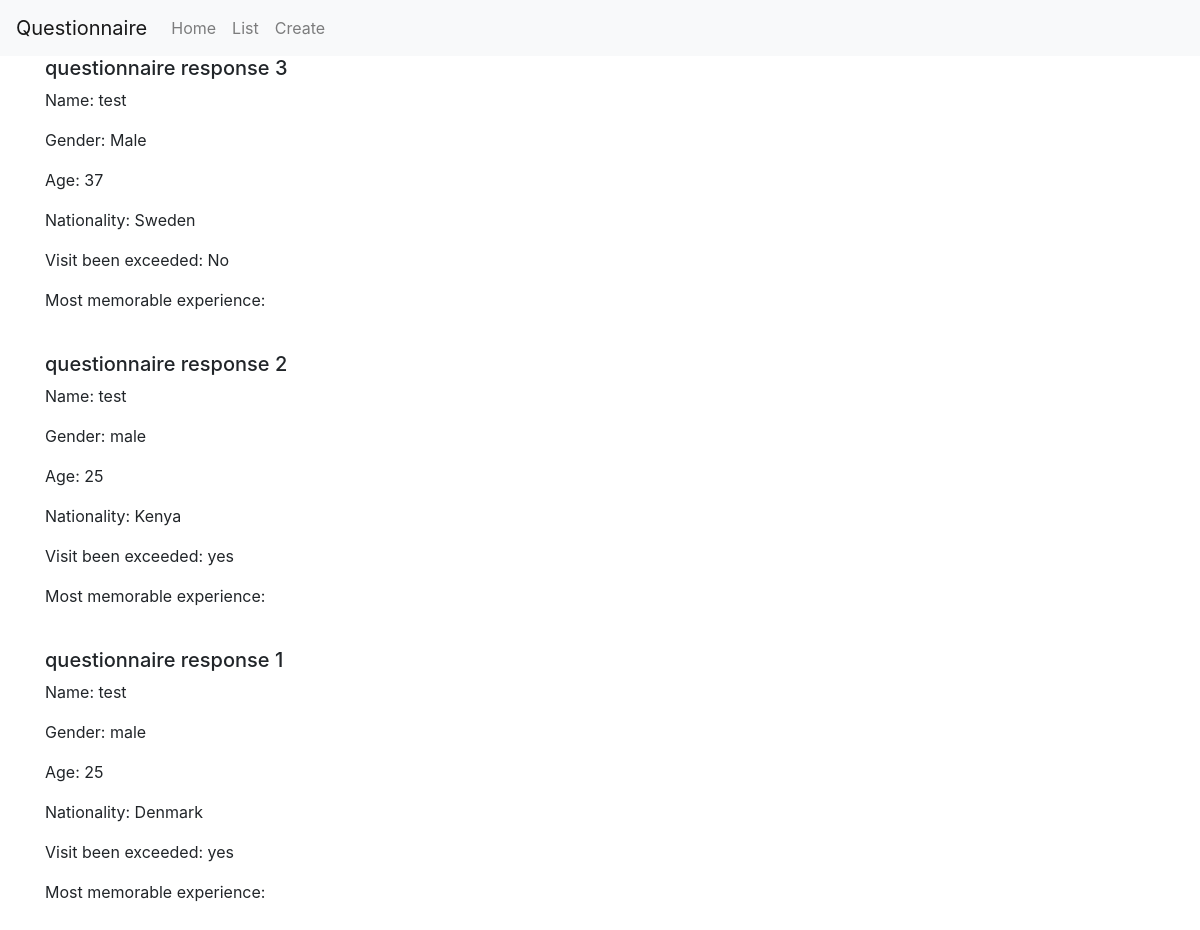
/listview/, run on an earlier commit of the app's database.
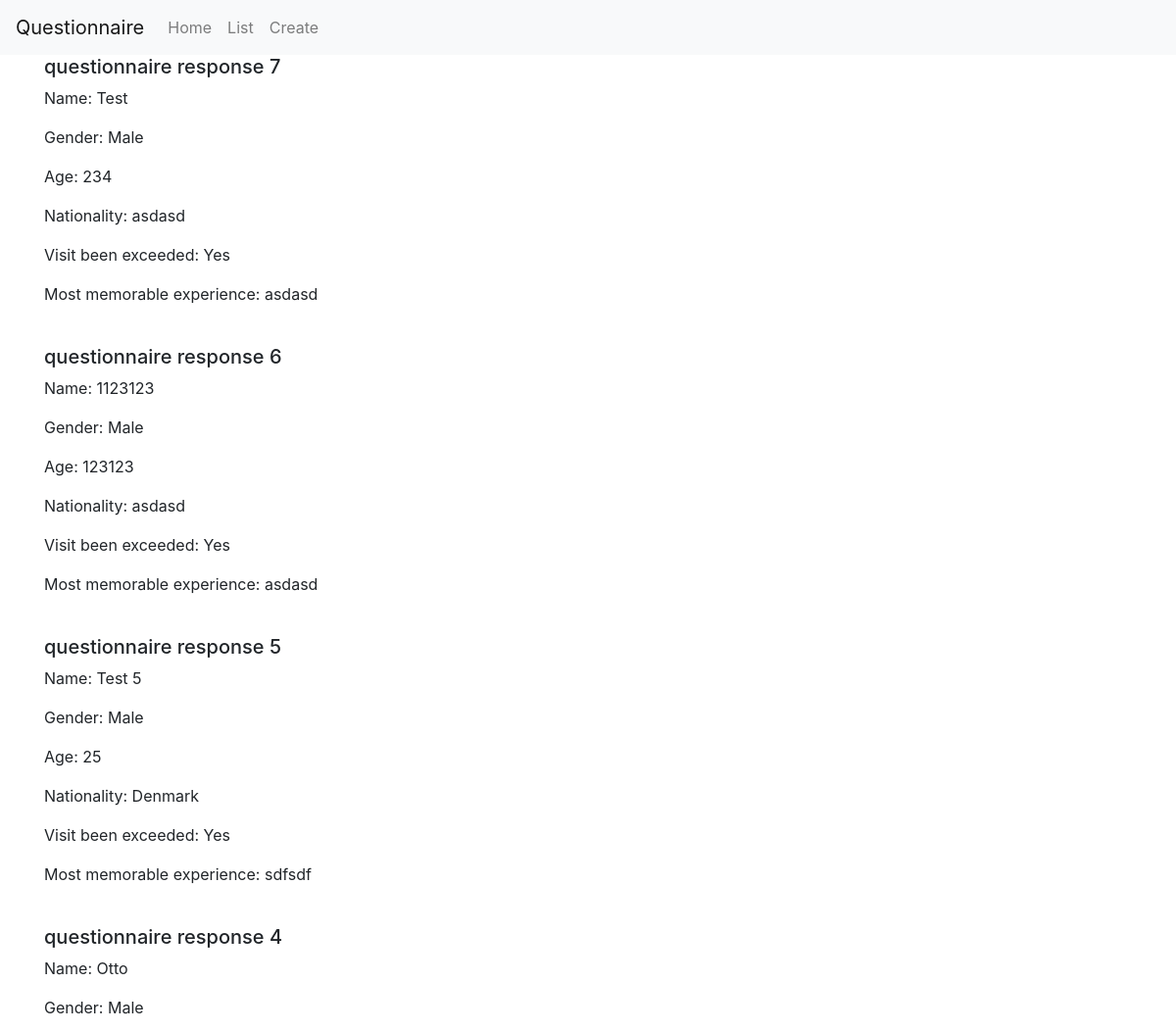
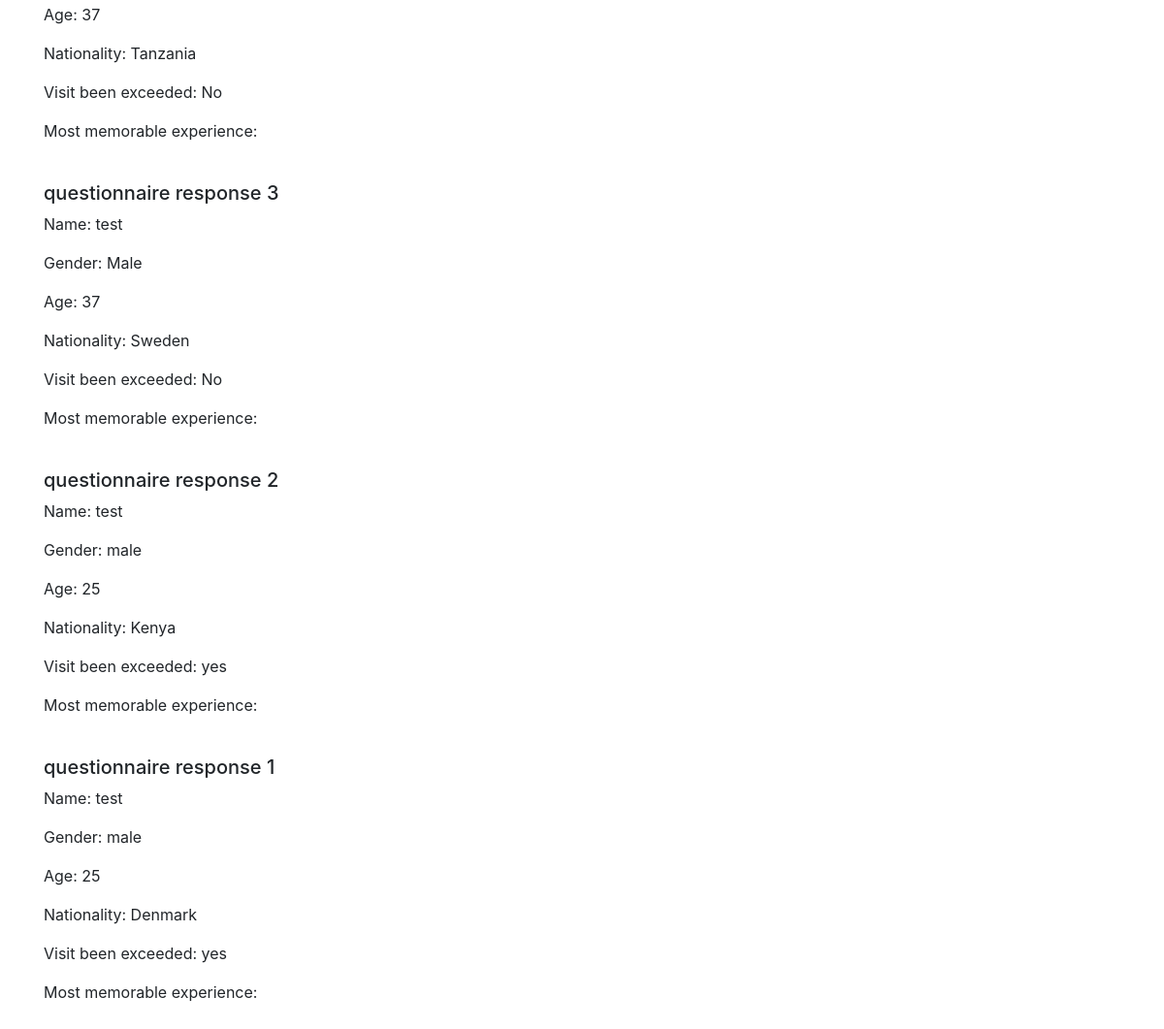
And on a later commit of the database (2 pictures, top to bottom).
### questionnaire/models.py (models this page shows, shortened)
class QuestionnaireResponse(models.Model):
    name = models.CharField(max_length=50)
    gender = models.CharField(max_length=10,choices=gender_choices,default="Male")
    age = models.IntegerField()
    nationality = models.CharField(max_length=50)
    question_1 = models.CharField("Has your trip exceeded your expectations?",max_length=5,choices=question_choices,blank=False,default="")
    question_2 = models.TextField("What was the most memorable moment with us?", max_length=200,blank=True)
    question_3 = models.CharField("Where can we improve?",max_length=20, choices=improve_choices, blank=True,default="")
    question_3_subquestion_1 = models.CharField("Welcome improvements",max_length=50,choices=welcome_choices, blank=True, default="")
    question_3_subquestion_2 = models.CharField("Room improvements",max_length=50,choices=room_choices, blank=True, )
    question_3_subquestion_3 = models.CharField("Food improvements",max_length=50,choices=food_choices, blank=True)
    question_3_subquestion_4 = models.CharField("Guiding improvements",max_length=50,choices=guiding_choices, blank=True)
    date_published = models.DateTimeField(default=timezone.now)

### questionnaire/views.py (the view)
# urls.py: path("listview/",QuestionnaireListView.as_view(),name="questionnaire-list"),
class QuestionnaireListView(ListView):
    model = QuestionnaireResponse
    context_object_name = "questionnaire"
    template_name = "questionnaire/list_view.html"
    ordering = ["-date_published"]

### questionnaire/templates/questionnaire/list_view.html
{% extends "questionnaire/base.html" %}
{% block content %}
    {% for question in questionnaire %}
        <div class="media mb-4">
            <div class="media-body">
              <h5 class="mt-0">questionnaire response {{ question.pk }}</h5>
              <p>Name: {{ question.name }}</p>
              <p>Gender: {{ question.gender }}</p>
              <p>Age: {{ question.age }}</p>
              <p>Nationality: {{ question.nationality }}</p>
              <p>Visit been exceeded: {{ question.question_1 }}</p>
              <p>Most memorable experience: {{ question.question_2 }}</p>
            </div>
          </div>
    {% endfor %}
{% endblock content %}

### questionnaire/templates/questionnaire/base.html (shortened to what this page needs)
<!DOCTYPE html>
<html lang="en">
<head>
    <link rel="stylesheet" href="https://stackpath.bootstrapcdn.com/bootstrap/4.3.1/css/bootstrap.min.css">
</head>
<body>
    <nav class="navbar navbar-expand-lg navbar-light bg-light">
        <a class="navbar-brand" href="{% url 'home' %}">Questionnaire</a>
        <div class="collapse navbar-collapse" id="navbarSupportedContent">
            <ul class="navbar-nav mr-auto">
                <li class="nav-item">
                    <a class="nav-link" href="{% url 'home' %}">Home <span class="sr-only">(current)</span></a>
                </li>
                <li class="nav-item">
                    <a class="nav-link" href="{% url 'questionnaire-list' %}">List</a>
                </li>
                <li class="nav-item">
                    <a class="nav-link" href="{% url 'questionnaire-create' %}">Create</a>
                </li>
        </div>
    </nav>
    <div class="container">
        {% block content %}{% endblock %}
    </div>
</body>
</html>

What changed in the data, as far as the page shows it:
added QuestionnaireResponse: pk "7", name "Test", gender "Male", age "234", nationality "asdasd", question_1 "Yes", question_2 "asdasd"
added QuestionnaireResponse: pk "6", name "1123123", gender "Male", age "123123", nationality "asdasd", question_1 "Yes", question_2 "asdasd"
added QuestionnaireResponse: pk "5", name "Test 5", gender "Male", age "25", nationality "Denmark", question_1 "Yes", question_2 "sdfsdf"
added QuestionnaireResponse: pk "4", name "Otto", gender "Male", age "37", nationality "Tanzania", question_1 "No"
